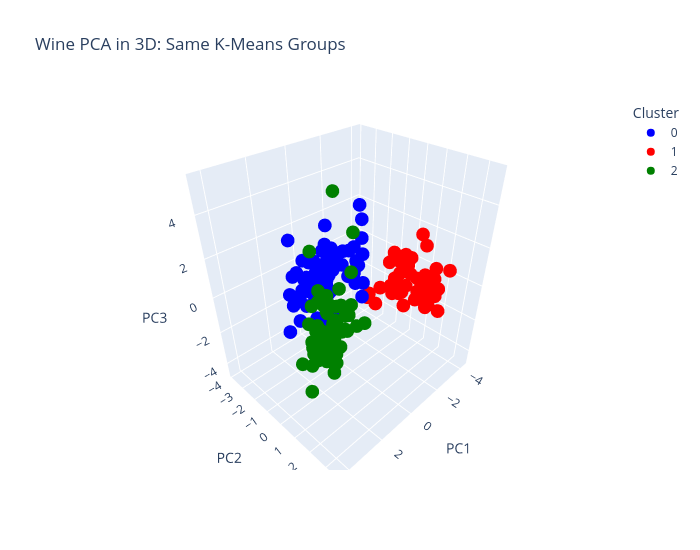

Write notebook code for a chart like this one.
### Markdown cell above
### View PCA in 3D

Create `pca3` with three components
and transform the same `X` into `components`. Use a Plotly 3D scatter plot with
the same `clusters` as categorical colours. Rotate the figure to inspect PC3.
This creates another representation of the same samples; do not rerun K-Means.
Keep `pca2` available as the fitted two-component model.

### Code cell
# Fit pca3 on X and plot components in 3D with the same clusters.
